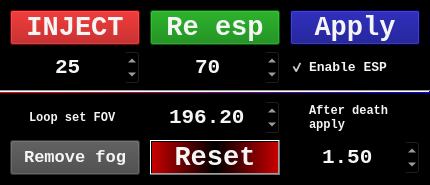
<?xml version="1.0" encoding="UTF-8"?>
<ui version="4.0">
 <class>MainWindow</class>
 <widget class="QMainWindow" name="MainWindow">
  <property name="geometry">
   <rect>
    <x>0</x>
    <y>0</y>
    <width>430</width>
    <height>185</height>
   </rect>
  </property>
  <property name="sizePolicy">
   <sizepolicy hsizetype="Fixed" vsizetype="Fixed">
    <horstretch>0</horstretch>
    <verstretch>0</verstretch>
   </sizepolicy>
  </property>
  <property name="minimumSize">
   <size>
    <width>430</width>
    <height>185</height>
   </size>
  </property>
  <property name="maximumSize">
   <size>
    <width>430</width>
    <height>185</height>
   </size>
  </property>
  <property name="baseSize">
   <size>
    <width>430</width>
    <height>185</height>
   </size>
  </property>
  <property name="font">
   <font>
    <family>Consolas</family>
   </font>
  </property>
  <property name="mouseTracking">
   <bool>false</bool>
  </property>
  <property name="windowTitle">
   <string>RobloHck 3000</string>
  </property>
  <property name="windowOpacity">
   <double>0.900000000000000</double>
  </property>
  <property name="styleSheet">
   <string notr="true">background-color: rgb(0, 0, 0);</string>
  </property>
  <property name="locale">
   <locale language="English" country="UnitedStates"/>
  </property>
  <widget class="QWidget" name="centralwidget">
   <property name="sizePolicy">
    <sizepolicy hsizetype="Fixed" vsizetype="Fixed">
     <horstretch>0</horstretch>
     <verstretch>0</verstretch>
    </sizepolicy>
   </property>
   <property name="font">
    <font>
     <family>Consolas</family>
    </font>
   </property>
   <property name="mouseTracking">
    <bool>false</bool>
   </property>
   <widget class="QPushButton" name="INJECT">
    <property name="geometry">
     <rect>
      <x>10</x>
      <y>10</y>
      <width>130</width>
      <height>35</height>
     </rect>
    </property>
    <property name="sizePolicy">
     <sizepolicy hsizetype="Fixed" vsizetype="Fixed">
      <horstretch>0</horstretch>
      <verstretch>0</verstretch>
     </sizepolicy>
    </property>
    <property name="font">
     <font>
      <family>Consolas</family>
      <pointsize>20</pointsize>
      <weight>75</weight>
      <bold>true</bold>
     </font>
    </property>
    <property name="mouseTracking">
     <bool>true</bool>
    </property>
    <property name="toolTip">
     <string>Press it before using cheat and after joining game</string>
    </property>
    <property name="toolTipDuration">
     <number>5</number>
    </property>
    <property name="styleSheet">
     <string notr="true">background-color: rgb(170, 0, 0);
color: rgb(245, 245, 245);</string>
    </property>
    <property name="text">
     <string>INJECT</string>
    </property>
   </widget>
   <widget class="QPushButton" name="Apply">
    <property name="geometry">
     <rect>
      <x>290</x>
      <y>10</y>
      <width>130</width>
      <height>35</height>
     </rect>
    </property>
    <property name="sizePolicy">
     <sizepolicy hsizetype="Fixed" vsizetype="Fixed">
      <horstretch>0</horstretch>
      <verstretch>0</verstretch>
     </sizepolicy>
    </property>
    <property name="font">
     <font>
      <family>Consolas</family>
      <pointsize>20</pointsize>
      <weight>75</weight>
      <bold>true</bold>
     </font>
    </property>
    <property name="mouseTracking">
     <bool>true</bool>
    </property>
    <property name="toolTip">
     <string>Applies changes that are upper the line</string>
    </property>
    <property name="toolTipDuration">
     <number>5</number>
    </property>
    <property name="styleSheet">
     <string notr="true">background-color: rgb(0, 0, 127);
color: rgb(245, 245, 245);</string>
    </property>
    <property name="text">
     <string>Apply</string>
    </property>
   </widget>
   <widget class="QSpinBox" name="Speed">
    <property name="geometry">
     <rect>
      <x>10</x>
      <y>50</y>
      <width>130</width>
      <height>35</height>
     </rect>
    </property>
    <property name="font">
     <font>
      <family>Consolas</family>
      <pointsize>16</pointsize>
      <weight>75</weight>
      <bold>true</bold>
     </font>
    </property>
    <property name="mouseTracking">
     <bool>true</bool>
    </property>
    <property name="toolTip">
     <string>Changes your speed</string>
    </property>
    <property name="toolTipDuration">
     <number>3</number>
    </property>
    <property name="autoFillBackground">
     <bool>false</bool>
    </property>
    <property name="styleSheet">
     <string notr="true">color: rgb(245, 245, 245);</string>
    </property>
    <property name="alignment">
     <set>Qt::AlignCenter</set>
    </property>
    <property name="text" stdset="0">
     <string>25</string>
    </property>
    <property name="minimum">
     <number>-1000</number>
    </property>
    <property name="maximum">
     <number>1000</number>
    </property>
    <property name="value">
     <number>25</number>
    </property>
    <property name="placeholderText" stdset="0">
     <string>Speed</string>
    </property>
    <property name="clearButtonEnabled" stdset="0">
     <bool>true</bool>
    </property>
   </widget>
   <widget class="QSpinBox" name="Jumppower">
    <property name="geometry">
     <rect>
      <x>150</x>
      <y>50</y>
      <width>130</width>
      <height>35</height>
     </rect>
    </property>
    <property name="font">
     <font>
      <family>Consolas</family>
      <pointsize>16</pointsize>
      <weight>75</weight>
      <bold>true</bold>
     </font>
    </property>
    <property name="mouseTracking">
     <bool>true</bool>
    </property>
    <property name="toolTip">
     <string>How high you jump</string>
    </property>
    <property name="toolTipDuration">
     <number>3</number>
    </property>
    <property name="autoFillBackground">
     <bool>false</bool>
    </property>
    <property name="styleSheet">
     <string notr="true">color: rgb(245, 245, 245);</string>
    </property>
    <property name="alignment">
     <set>Qt::AlignCenter</set>
    </property>
    <property name="text" stdset="0">
     <string>70</string>
    </property>
    <property name="minimum">
     <number>-1000</number>
    </property>
    <property name="maximum">
     <number>1000</number>
    </property>
    <property name="value">
     <number>70</number>
    </property>
    <property name="placeholderText" stdset="0">
     <string>Jump power</string>
    </property>
    <property name="clearButtonEnabled" stdset="0">
     <bool>true</bool>
    </property>
   </widget>
   <widget class="QDoubleSpinBox" name="FOV">
    <property name="geometry">
     <rect>
      <x>290</x>
      <y>140</y>
      <width>130</width>
      <height>35</height>
     </rect>
    </property>
    <property name="font">
     <font>
      <family>Consolas</family>
      <pointsize>16</pointsize>
      <weight>75</weight>
      <bold>true</bold>
     </font>
    </property>
    <property name="mouseTracking">
     <bool>true</bool>
    </property>
    <property name="toolTip">
     <string>Field of view</string>
    </property>
    <property name="toolTipDuration">
     <number>3</number>
    </property>
    <property name="autoFillBackground">
     <bool>false</bool>
    </property>
    <property name="styleSheet">
     <string notr="true">color: rgb(245, 245, 245);</string>
    </property>
    <property name="alignment">
     <set>Qt::AlignCenter</set>
    </property>
    <property name="text" stdset="0">
     <string>1.50</string>
    </property>
    <property name="minimum">
     <double>1.000000000000000</double>
    </property>
    <property name="maximum">
     <double>2.000000000000000</double>
    </property>
    <property name="singleStep">
     <double>0.050000000000000</double>
    </property>
    <property name="value">
     <double>1.500000000000000</double>
    </property>
    <property name="placeholderText" stdset="0">
     <string>FOV</string>
    </property>
    <property name="clearButtonEnabled" stdset="0">
     <bool>true</bool>
    </property>
   </widget>
   <widget class="QCheckBox" name="ESP">
    <property name="geometry">
     <rect>
      <x>290</x>
      <y>50</y>
      <width>130</width>
      <height>35</height>
     </rect>
    </property>
    <property name="font">
     <font>
      <family>Consolas</family>
      <pointsize>10</pointsize>
      <weight>75</weight>
      <bold>true</bold>
     </font>
    </property>
    <property name="mouseTracking">
     <bool>true</bool>
    </property>
    <property name="toolTip">
     <string>Makes you able to see other players</string>
    </property>
    <property name="toolTipDuration">
     <number>5</number>
    </property>
    <property name="styleSheet">
     <string notr="true">color: rgb(245, 245, 245)</string>
    </property>
    <property name="text">
     <string>Enable ESP</string>
    </property>
    <property name="iconSize">
     <size>
      <width>20</width>
      <height>20</height>
     </size>
    </property>
    <property name="checked">
     <bool>true</bool>
    </property>
   </widget>
   <widget class="Line" name="line">
    <property name="geometry">
     <rect>
      <x>0</x>
      <y>90</y>
      <width>430</width>
      <height>3</height>
     </rect>
    </property>
    <property name="sizeIncrement">
     <size>
      <width>0</width>
      <height>0</height>
     </size>
    </property>
    <property name="font">
     <font>
      <family>Consolas</family>
      <kerning>false</kerning>
     </font>
    </property>
    <property name="mouseTracking">
     <bool>true</bool>
    </property>
    <property name="toolTip">
     <string>Dick</string>
    </property>
    <property name="toolTipDuration">
     <number>1</number>
    </property>
    <property name="styleSheet">
     <string notr="true">color: qlineargradient(spread:pad, x1:0, y1:0, x2:1, y2:0, stop:0 rgba(255, 0, 0, 255), stop:1 rgba(0, 0, 255, 255));
background-color: qlineargradient(spread:pad, x1:0, y1:0, x2:1, y2:0, stop:0 rgba(255, 0, 0, 255), stop:1 rgba(0, 0, 255, 255));</string>
    </property>
    <property name="orientation">
     <enum>Qt::Horizontal</enum>
    </property>
   </widget>
   <widget class="QCheckBox" name="LoopSetFOV">
    <property name="geometry">
     <rect>
      <x>10</x>
      <y>100</y>
      <width>130</width>
      <height>35</height>
     </rect>
    </property>
    <property name="font">
     <font>
      <family>Consolas</family>
      <pointsize>9</pointsize>
      <weight>75</weight>
      <bold>true</bold>
     </font>
    </property>
    <property name="mouseTracking">
     <bool>true</bool>
    </property>
    <property name="toolTip">
     <string>If game always resets your FOV, you can use it!</string>
    </property>
    <property name="toolTipDuration">
     <number>5</number>
    </property>
    <property name="styleSheet">
     <string notr="true">color: rgb(245, 245, 245)</string>
    </property>
    <property name="text">
     <string>Loop set FOV</string>
    </property>
    <property name="iconSize">
     <size>
      <width>20</width>
      <height>20</height>
     </size>
    </property>
    <property name="checked">
     <bool>false</bool>
    </property>
   </widget>
   <widget class="QCheckBox" name="AfterDeathApply">
    <property name="geometry">
     <rect>
      <x>290</x>
      <y>100</y>
      <width>130</width>
      <height>35</height>
     </rect>
    </property>
    <property name="font">
     <font>
      <family>Consolas</family>
      <pointsize>9</pointsize>
      <weight>75</weight>
      <bold>true</bold>
     </font>
    </property>
    <property name="mouseTracking">
     <bool>true</bool>
    </property>
    <property name="toolTip">
     <string>Roblox can crash!!!</string>
    </property>
    <property name="toolTipDuration">
     <number>5</number>
    </property>
    <property name="styleSheet">
     <string notr="true">color: rgb(245, 245, 245);</string>
    </property>
    <property name="text">
     <string>After death
apply</string>
    </property>
    <property name="iconSize">
     <size>
      <width>20</width>
      <height>20</height>
     </size>
    </property>
    <property name="checked">
     <bool>false</bool>
    </property>
   </widget>
   <widget class="QPushButton" name="DelFog">
    <property name="geometry">
     <rect>
      <x>10</x>
      <y>140</y>
      <width>130</width>
      <height>35</height>
     </rect>
    </property>
    <property name="sizePolicy">
     <sizepolicy hsizetype="Fixed" vsizetype="Fixed">
      <horstretch>0</horstretch>
      <verstretch>0</verstretch>
     </sizepolicy>
    </property>
    <property name="font">
     <font>
      <family>Consolas</family>
      <pointsize>13</pointsize>
      <weight>75</weight>
      <italic>false</italic>
      <bold>true</bold>
     </font>
    </property>
    <property name="mouseTracking">
     <bool>true</bool>
    </property>
    <property name="toolTip">
     <string>Deletes fog</string>
    </property>
    <property name="toolTipDuration">
     <number>2</number>
    </property>
    <property name="styleSheet">
     <string notr="true">background-color: rgb(70, 70, 70);
color: rgb(245, 245, 245);</string>
    </property>
    <property name="text">
     <string>Remove fog</string>
    </property>
   </widget>
   <widget class="QPushButton" name="ReEsp">
    <property name="geometry">
     <rect>
      <x>150</x>
      <y>10</y>
      <width>130</width>
      <height>35</height>
     </rect>
    </property>
    <property name="sizePolicy">
     <sizepolicy hsizetype="Fixed" vsizetype="Fixed">
      <horstretch>0</horstretch>
      <verstretch>0</verstretch>
     </sizepolicy>
    </property>
    <property name="font">
     <font>
      <family>Consolas</family>
      <pointsize>20</pointsize>
      <weight>75</weight>
      <bold>true</bold>
     </font>
    </property>
    <property name="mouseTracking">
     <bool>true</bool>
    </property>
    <property name="toolTip">
     <string>Re enables esp</string>
    </property>
    <property name="toolTipDuration">
     <number>3</number>
    </property>
    <property name="styleSheet">
     <string notr="true">background-color: rgb(0, 127, 0);
color: rgb(245, 245, 245);</string>
    </property>
    <property name="text">
     <string>Re esp</string>
    </property>
   </widget>
   <widget class="QDoubleSpinBox" name="Gravity">
    <property name="geometry">
     <rect>
      <x>150</x>
      <y>100</y>
      <width>130</width>
      <height>35</height>
     </rect>
    </property>
    <property name="font">
     <font>
      <family>Consolas</family>
      <pointsize>16</pointsize>
      <weight>75</weight>
      <bold>true</bold>
     </font>
    </property>
    <property name="mouseTracking">
     <bool>true</bool>
    </property>
    <property name="toolTip">
     <string>Gravity</string>
    </property>
    <property name="toolTipDuration">
     <number>3</number>
    </property>
    <property name="autoFillBackground">
     <bool>false</bool>
    </property>
    <property name="styleSheet">
     <string notr="true">color: rgb(245, 245, 245);</string>
    </property>
    <property name="alignment">
     <set>Qt::AlignCenter</set>
    </property>
    <property name="text" stdset="0">
     <string>196.20</string>
    </property>
    <property name="minimum">
     <double>-1000.000000000000000</double>
    </property>
    <property name="maximum">
     <double>1000.000000000000000</double>
    </property>
    <property name="singleStep">
     <double>1.000000000000000</double>
    </property>
    <property name="value">
     <double>196.199999999999989</double>
    </property>
    <property name="placeholderText" stdset="0">
     <string>Gravity</string>
    </property>
    <property name="clearButtonEnabled" stdset="0">
     <bool>true</bool>
    </property>
   </widget>
   <widget class="QPushButton" name="Reset">
    <property name="geometry">
     <rect>
      <x>150</x>
      <y>140</y>
      <width>130</width>
      <height>35</height>
     </rect>
    </property>
    <property name="sizePolicy">
     <sizepolicy hsizetype="Fixed" vsizetype="Fixed">
      <horstretch>0</horstretch>
      <verstretch>0</verstretch>
     </sizepolicy>
    </property>
    <property name="font">
     <font>
      <family>Consolas</family>
      <pointsize>20</pointsize>
      <weight>75</weight>
      <bold>true</bold>
     </font>
    </property>
    <property name="mouseTracking">
     <bool>true</bool>
    </property>
    <property name="toolTip">
     <string>Resets character</string>
    </property>
    <property name="toolTipDuration">
     <number>3</number>
    </property>
    <property name="styleSheet">
     <string notr="true">background-color: qlineargradient(spread:pad, x1:0, y1:0, x2:1, y2:0, stop:0 rgba(200, 0, 0, 255), stop:0.502488 rgba(0, 0, 0, 255), stop:1 rgba(200, 0, 0, 255));
color: rgb(245, 245, 245);</string>
    </property>
    <property name="text">
     <string>Reset</string>
    </property>
   </widget>
  </widget>
 </widget>
 <resources/>
 <connections/>
</ui>
